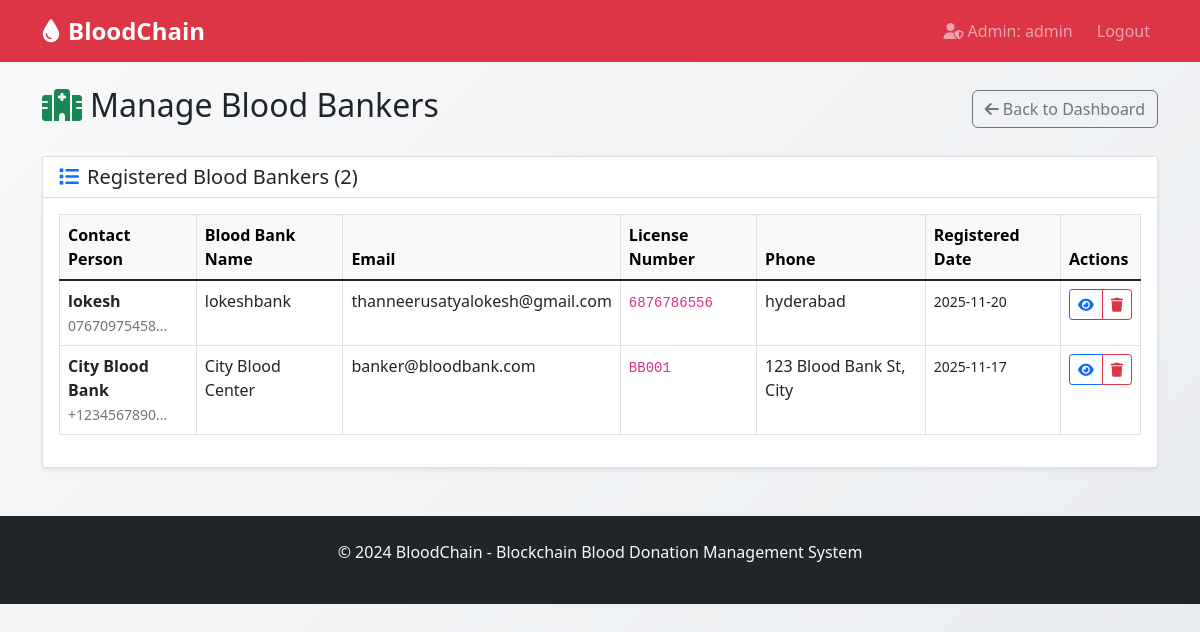
The app's page /admin/blood_bankers (signed in) with its own data.
### tables this page shows
CREATE TABLE blood_banker (
            id INTEGER PRIMARY KEY AUTOINCREMENT,
            name TEXT NOT NULL,
            email TEXT UNIQUE NOT NULL,
            password TEXT NOT NULL,
            bank_name TEXT NOT NULL,
            license_number TEXT UNIQUE,
            address TEXT,
            phone TEXT,
            created_at TIMESTAMP DEFAULT CURRENT_TIMESTAMP
        );

### app.py (the view)
@app.route('/admin/blood_bankers')
def admin_blood_bankers():
    if 'admin_id' not in session:
        flash('Please login as admin first!', 'error')
        return redirect(url_for('admin_login'))
    conn = get_db_connection()
    blood_bankers = []
    if conn:
        try:
            cursor = conn.cursor()
            cursor.execute("SELECT * FROM blood_banker ORDER BY created_at DESC")
            banker_rows = cursor.fetchall()
            for row in banker_rows:
                blood_bankers.append({
                    'id': row[0],
                    'name': row[1],
                    'email': row[2],
                    'bank_name': row[4],
                    'license_number': row[5],
                    'phone': row[6],
                    'address': row[7],
                    'created_at': row[8]
                })
        except Exception as e:
            print(f"Error fetching blood bankers: {e}")
        finally:
            conn.close()
    return render_template('admin_blood_bankers.html', blood_bankers=blood_bankers)

### app.py (called while the page is built)
def get_db_connection():
    return db_config.get_connection()

def get_today_date():
    return datetime.now().strftime('%Y-%m-%d')

@app.context_processor
def inject_today_date():
    return {'today': get_today_date()}

### config.py (called while the page is built)
    def get_connection(self):
        try:
            conn = sqlite3.connect(self.database_path)
            conn.row_factory = sqlite3.Row
            return conn
        except Exception as e:
            print(f"❌ SQLite connection error: {e}")
            return None

### templates/admin_blood_bankers.html (shortened to what this page needs)
{% extends "base.html" %}
{% block content %}
<div class="row">
    <div class="col-12">
        <div class="d-flex justify-content-between align-items-center mb-4">
            <h2>
                <i class="fas fa-hospital me-2 text-success"></i>Manage Blood Bankers
            </h2>
            <a href="{{ url_for('admin_dashboard') }}" class="btn btn-outline-secondary">
                <i class="fas fa-arrow-left me-1"></i>Back to Dashboard
            </a>
        </div>
        <div class="card">
            <div class="card-header bg-white">
                <h5 class="card-title mb-0">
                    <i class="fas fa-list me-2 text-primary"></i>Registered Blood Bankers ({{ blood_bankers|length }})
                </h5>
            </div>
            <div class="card-body">
                {% if blood_bankers %}
                    <div class="table-responsive">
                        <table class="table table-bordered table-hover">
                            <thead class="table-light">
                                <tr>
                                    <th>Contact Person</th>
                                    <th>Blood Bank Name</th>
                                    <th>Email</th>
                                    <th>License Number</th>
                                    <th>Phone</th>
                                    <th>Registered Date</th>
                                    <th>Actions</th>
                                </tr>
                            </thead>
                            <tbody>
                                {% for banker in blood_bankers %}
                                <tr>
                                    <td>
                                        <strong>{{ banker.name }}</strong>
                                        <br>
                                        <small class="text-muted">{{ banker.address[:50] }}...</small>
                                    </td>
                                    <td>{{ banker.bank_name }}</td>
                                    <td>{{ banker.email }}</td>
                                    <td>
                                        <code>{{ banker.license_number }}</code>
                                    </td>
                                    <td>{{ banker.phone }}</td>
                                    <td>
                                        <small>{{ banker.created_at[:10] if banker.created_at else 'N/A' }}</small>
                                    </td>
                                    <td>
                                        <div class="btn-group btn-group-sm">
                                            <button class="btn btn-outline-primary"
                                                    onclick="viewBloodBanker({{ banker.id }})"
                                                    data-bs-toggle="tooltip" title="View Details">
                                                <i class="fas fa-eye"></i>
                                            </button>
                                            <a href="{{ url_for('delete_blood_banker', banker_id=banker.id) }}"
                                               class="btn btn-outline-danger"
                                               onclick="return confirm('Are you sure you want to delete this blood banker?')"
                                               data-bs-toggle="tooltip" title="Delete Blood Banker">
                                                <i class="fas fa-trash"></i>
                                            </a>
                                        </div>
                                    </td>
                                </tr>
                                {% endfor %}
                            </tbody>
                        </table>
                    </div>
                {% else %}
                    <div class="text-center py-5">
                        <i class="fas fa-hospital fa-3x text-muted mb-3"></i>
                        <h5 class="text-muted">No Blood Bankers Found</h5>
                        <p class="text-muted">No blood bankers have registered yet.</p>
                    </div>
                {% endif %}
            </div>
        </div>
    </div>
</div>
{% endblock %}

### templates/base.html (style rules this page uses)
body { background: linear-gradient(135deg, #f8f9fa 0%, #e9ecef 100%); min-height: 100vh; }
.card { box-shadow: 0 0.125rem 0.25rem rgba(0, 0, 0, 0.075); border: 1px solid rgba(0, 0, 0, 0.125); transition: transform 0.2s; }
.btn { border-radius: 0.375rem; font-weight: 500; }

### records on screen
blood_banker: name "lokesh", phone "07670975458", bank_name "lokeshbank", email "thanneerusatyalokesh@gmail.com", license_number "6876786556", phone "hyderabad", created_at "2025-11-20"
blood_banker: name "City Blood Bank", phone "+1234567890", bank_name "City Blood Center", email "banker@bloodbank.com", license_number "BB001", phone "123 Blood Bank St, City", created_at "2025-11-17"

### other values on screen
{{ session.admin_username }} "admin"
{{ blood_bankers|length }} "2"
